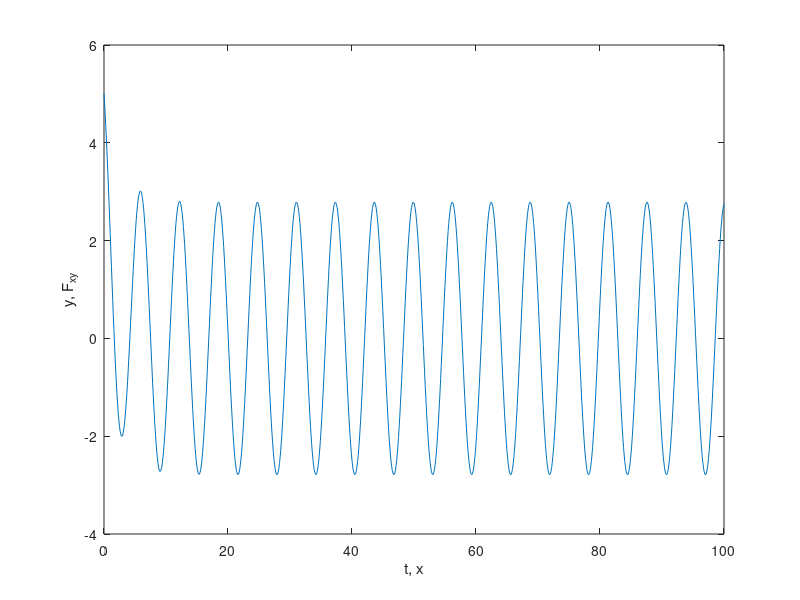

Source code (MATLAB):
% It calculates ODE using Runge-Kutta 4th order method
% Author Ido Schwartz
%
% Trying to use in Kuramoto Coupled Oscillator Simulations. Want to use
% instead of the generic vanilla numerical integration.
%
% Changed by Chris Warner - 7/3/2014

clc;                                               % Clears the screen
clear all;







h=0.1;                                             % step size
x = 0:h:100;                                       % x is t here.
y = zeros(1,length(x));                            % y is r.
y(1) = 5;                                          % initial condition
F_xy = @(t,r) 3.*sin(-t)-0.4*r;                    % change the function as you desire







for i=1:(length(x)-1)                              % calculation loop
    k_1 = F_xy(  x(i),          y(i)              );
    k_2 = F_xy(  x(i)+0.5*h,    y(i)+0.5*h*k_1    );
    k_3 = F_xy(  x(i)+0.5*h ,   y(i)+0.5*h*k_2    );
    k_4 = F_xy(  x(i)+h ,       y(i)+k_3*h        );

    y(i+1) = y(i) + (1/6)*(k_1+2*k_2+2*k_3+k_4)*h;  % main equation
end











figure, plot(x,y)
xlabel('t, x')
ylabel('y, F_{xy}')